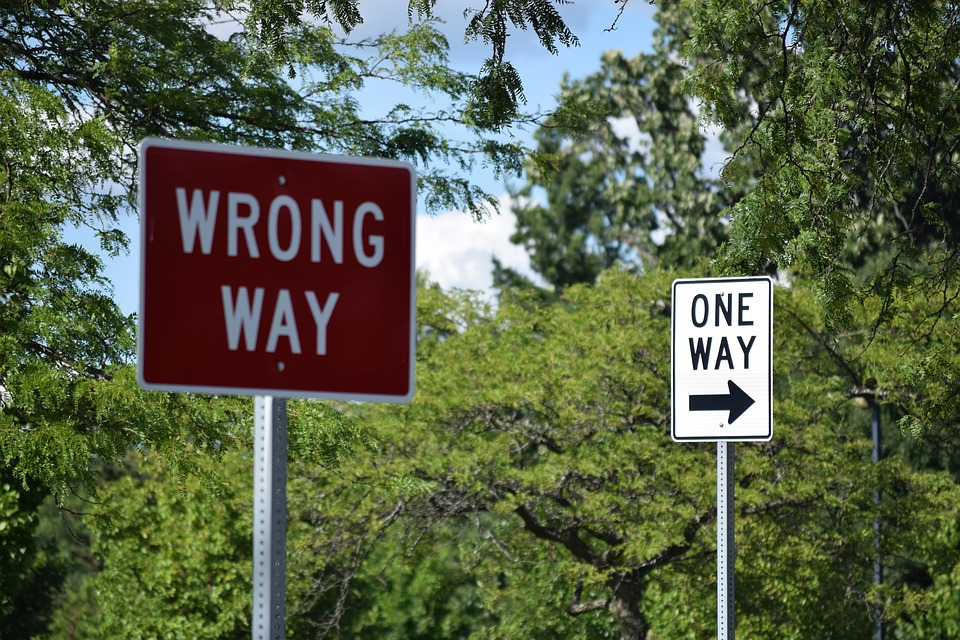
#> input picture blur_smooth/road_sign.jpg, 960 x 640 px
$ python img_bur.py
#> lines starting #> are read from the running program, lines starting #| are printed output that depends on the picture
import cv2
import numpy as np

img = cv2.imread('road_sign.jpg', cv2.IMREAD_COLOR)
#> img is the input picture: shape (640, 960, 3); mean B, G, R 71.3, 97.4, 88
rows, cols, depth = img.shape
#> rows = 640; cols = 960; depth = 3

## resizing for the sake of viewing various screen at a timeand compare
cols, rows = np.uint32([cols/2, rows/2])
#> cols = 480; rows = 320
img = cv2.resize(img, (cols,rows))
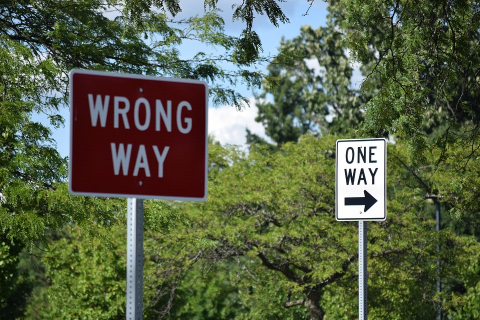
#> img: shape (320, 480, 3); mean B, G, R 71.4, 97.5, 88.1
cv2.imshow('img',img)

## averaging
##cv2.blur(image, kernel_size)
avg_blur = cv2.blur(img, (5,5))
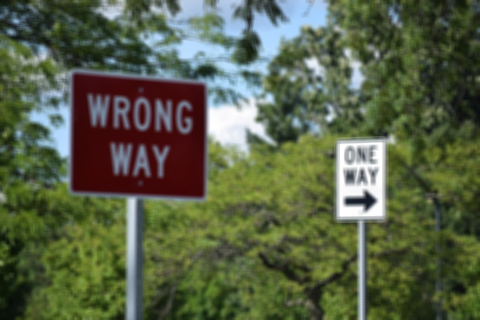
#> avg_blur: shape (320, 480, 3); mean B, G, R 71.5, 97.5, 88.1
cv2.imshow('avg_blur', avg_blur)


## gaussian blurring
## cv2.GaussianBlur(image, kSize, standard deviation in Y direction = 0(usually))
##  gasussian kernel should be - ODD NUMBER
gauss = cv2.GaussianBlur(img, (5,5), 0)
cv2.imshow('gauss', gauss)


## median blurring
## cv2.medianblur(image, ksize(an interger as ksize is integer * interger))
## ksize interger should bea odd interger
median = cv2.medianBlur(img, 5)
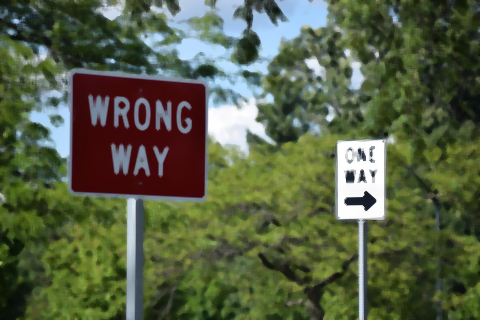
#> median: shape (320, 480, 3); mean B, G, R 69.9, 96.8, 87.3
cv2.imshow('median',median)


## bilateral filter
##used to blur the image while keeping the edges unchanged
## slow filter if kernel size is large
##cv2.bilaterFilter(image, ksize, args(sigma space) )
bilateral1 = cv2.bilateralFilter(img, 25, 75, 75)
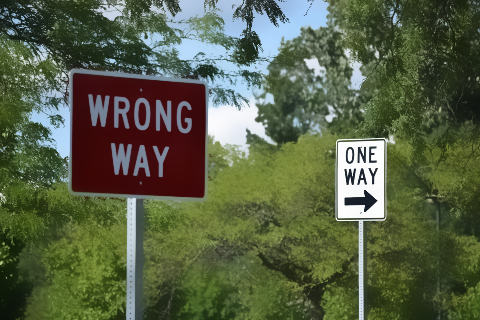
#> bilateral1: shape (320, 480, 3); mean B, G, R 70.6, 97.1, 87.7
bilateral2 = cv2.bilateralFilter(img, 9, 75, 75)
cv2.imshow('bilateral1',bilateral1)
cv2.imshow('bilateral2',bilateral2)


## filter-2D
##create a kernel for applying the filter
## np.ones( (kSize, dtype)/ (krows * scolums) )
kernel = np.ones((5,5), np.float32)/25

##cv2.filter2D(image, output_img, kernal)
filtered = cv2.filter2D(img, -1, kernel)
cv2.imshow('filtered',filtered)
